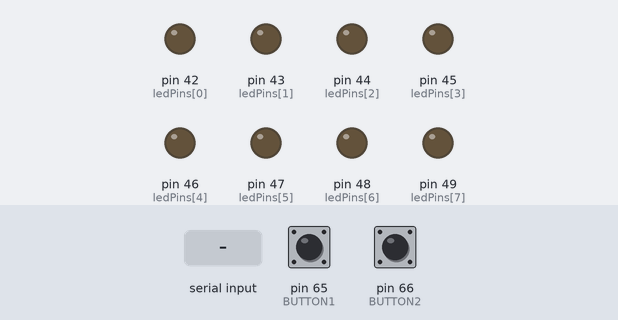
The sketch below on a simulated Arduino Mega 2560, built with avr-gcc and run on an emulated ATmega2560. On the bench: output pins drawn as LEDs (lit = HIGH). The inputs (shaded band) are chosen by the test bench; at power-on: pin 65 (BUTTON1) HIGH, pin 66 (BUTTON2) HIGH. What the sketch prints to the serial monitor is not drawn.

Above: at 1.2 s.
1.3 s: byte 161 (0xA1) received over Serial
At 1.8 s:
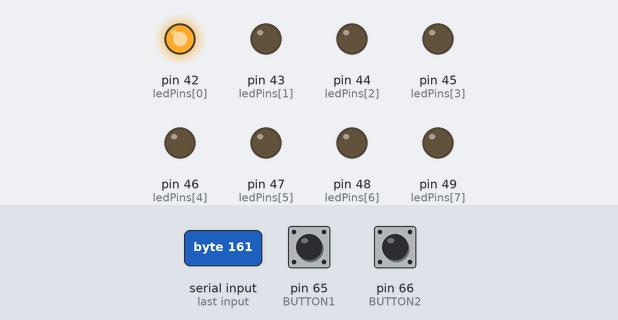
At 2.5 s:
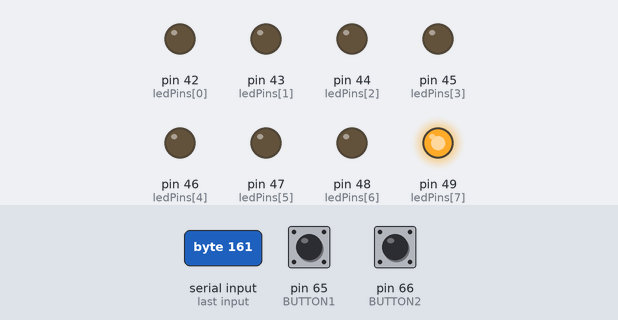
4.3 s: pin 65 (BUTTON1) pulled LOW for 3.2 s
At 5.3 s:
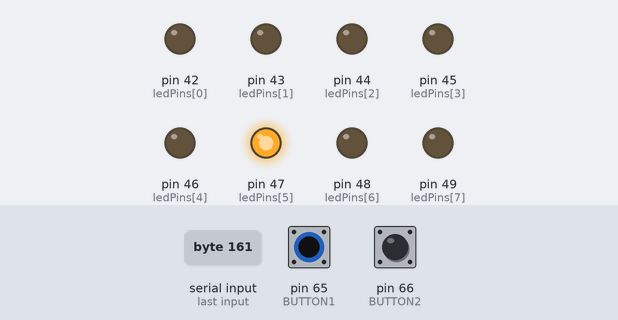
9.0 s: pin 66 (BUTTON2) pulled LOW for 0.15 s
10.6 s: pin 65 (BUTTON1) pulled LOW for 0.15 s
12.2 s: pin 66 (BUTTON2) pulled LOW for 1 s
14.7 s: pin 65 (BUTTON1) pulled LOW for 1 s
Timing chart, 0 to 17.7 s (numbered marks = the images above; inputs shaded):
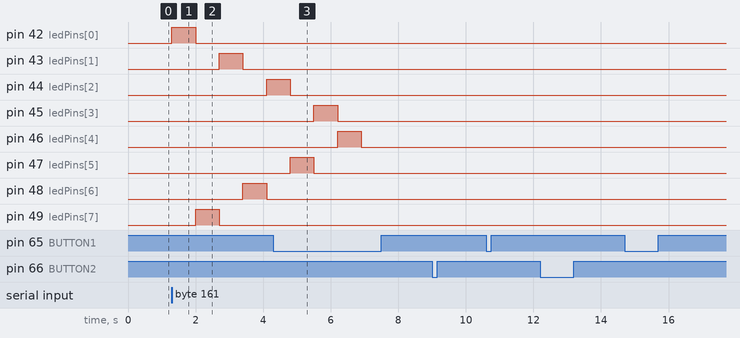

The sketch:

Code.ino
```cpp
#define DELAY_MS 700
#define BUTTON1 65
#define BUTTON2 66
#define LEDS_NUMBER 8

const int ledPins[] = {42, 43, 44, 45, 46, 47, 48, 49};

inline void turnOnLedsAlgortihm1(const int& msDelay);
inline void turnOnLedsAlgortihm2(const int& msDelay);
inline void sendAlgorithm1ToSerial(const int& msDelay);
inline void sendAlgorithm2ToSerial(const int& msDelay);

void setup() {
  for (auto& ledPin : ledPins) {
    pinMode(ledPin, OUTPUT);
  }
  pinMode(BUTTON1, INPUT_PULLUP);
  pinMode(BUTTON2, INPUT_PULLUP);

  Serial.begin(9600);
}

void loop() {
  if (Serial.available() > 0) {
    switch (Serial.read()) {

    case 0xA1:
      turnOnLedsAlgortihm1(DELAY_MS);
      break;

    case 0xB1:
      turnOnLedsAlgortihm2(DELAY_MS);
      break;
    }
  }
  if (!digitalRead(BUTTON1)) {
    sendAlgorithm1ToSerial(DELAY_MS);
    delay(50);
  }
  if (!digitalRead(BUTTON2)) {
    sendAlgorithm2ToSerial(DELAY_MS);
    delay(50);
  }
}

inline void turnOnLedsAlgortihm1(const int& msDelay) {
  int previousNum;
   int i;

   for( i = 0; i < 8; i++ ){
      int ledNum;
      if(i == 0) {
          ledNum = i;

      } else {
          if(i % 2 != 0) {
              ledNum = previousNum + 8 - i;
          } else {
              ledNum = previousNum - 8 + i;
          }

      }

      digitalWrite(ledPins[ledNum], HIGH);
      delay(msDelay);
      digitalWrite(ledPins[ledNum], LOW);
      previousNum = ledNum;
   }
}

inline void turnOnLedsAlgortihm2(const int& msDelay) {
  for (int led = 0; led <= LEDS_NUMBER; led++) {
    digitalWrite(ledPins[led], HIGH);
    delay(msDelay);
    digitalWrite(ledPins[led], LOW);
  }
}

inline void sendAlgorithm1ToSerial(const int& msDelay) {
  Serial.write(0xB1);
}

inline void sendAlgorithm2ToSerial(const int& msDelay) {
  Serial.write(0xA1);
}
```

Measured:
- after the input at 1.3 s, pin 42 (ledPins[0]): LOW → HIGH at once, → LOW 0.70 s later; pin 43 (ledPins[1]): LOW → HIGH after 1.4 s, → LOW 0.70 s later; pin 44 (ledPins[2]): LOW → HIGH after 2.8 s; pin 48 (ledPins[6]): LOW → HIGH after 2.1 s, → LOW 0.70 s later; pin 49 (ledPins[7]): LOW → HIGH after 0.70 s, → LOW 0.70 s later
- after the input at 9.0 s, every drawn part: stays the same
- after the input at 10.6 s, every drawn part: stays the same
- after the input at 12.2 s, every drawn part: stays the same
- after the input at 14.7 s, every drawn part: stays the same
